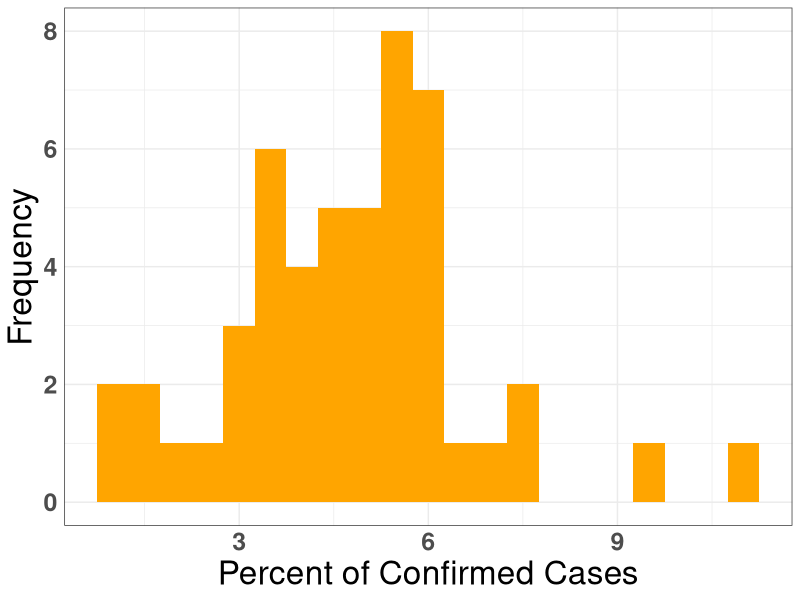
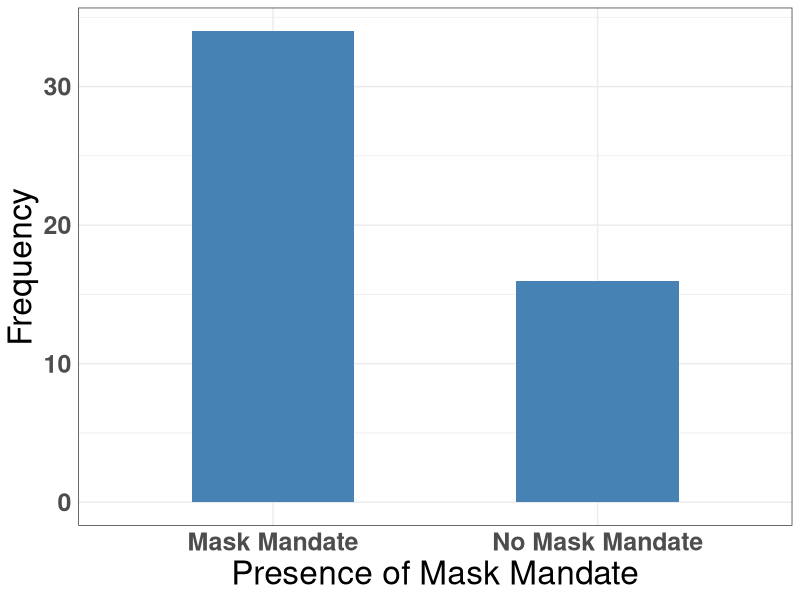
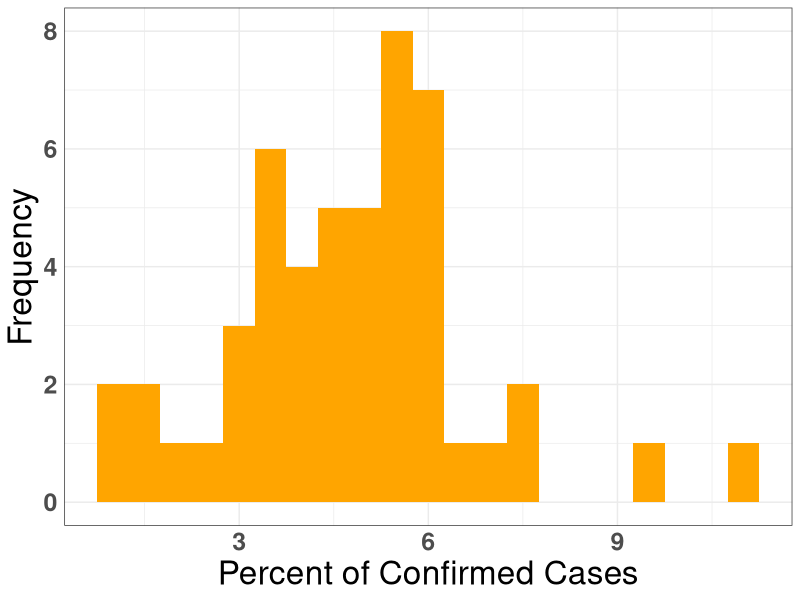
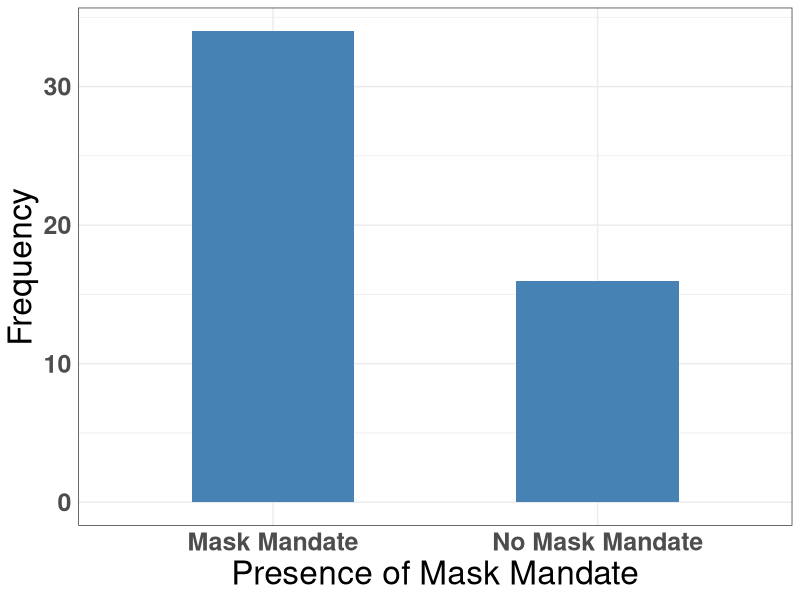

Reproduce these figures in R, in order. (Note: this script raises an error after producing the figures.)
library(readr)
data <- read.csv("cleaned_data.csv", header = TRUE)
library(dplyr)

statepop <- c(4903185, 731545, 7278717, 3017804, 39512223, 5758736, 3565287, 973764, 21477737, 10617423, 1415872, 1787065, 12671821, 6732219, 3155070, 2913314, 4467673,
              4648794, 1344212, 6045680, 6892503, 9986857, 5639632, 2976149, 6137428, 1068778, 1934408, 3080156, 1359711, 8882190, 2096829, 19453561,
              10488084, 762062, 11689100, 3956971, 4217737, 12801989, 1059361, 5148714, 884659, 6829174, 28995881, 3205958, 623989, 8535519, 7614893, 1792147,
              5822434, 578759)

# ratioconfirmed2 is the data from the last day
ratio_data <- read.csv("ratioconfirmed2.csv", header = TRUE)
ratio_data$confirm_per <- (ratio_data$Confirmed / ratio_data$statepop) * 100

# poster figures
library(ggplot2)
c <- ggplot(ratio_data, aes(x = confirm_per))
c + geom_histogram(binwidth = 0.5, fill = "orange") + 
  xlab("Percent of Confirmed Cases") + 
  ylab("Frequency") +
  theme_bw() + theme(axis.title = element_text(hjust = 0.5, size = 24),
                     axis.text.x = element_text(face="bold", size=18),
                     axis.text.y = element_text(face="bold", size=18),
                     axis.ticks = element_blank())
ggsave('cumulative.png')

new_mask <- as.factor(ifelse(ratio_data$mask == 1, "Mask Mandate", "No Mask Mandate"))
b <- ggplot(ratio_data, aes(x = new_mask))
b + geom_bar(fill = "steelblue", width = 0.5) + ylab("Frequency") + xlab("Presence of Mask Mandate") + theme_bw() +
  theme(axis.title = element_text(hjust = 0.5, size = 24),
        axis.text.x = element_text(face="bold", size=18),
        axis.text.y = element_text(face="bold", size=18),
        axis.ticks = element_blank())
ggsave('mask.png')

data$newcon <- data$New_Confirmed / rep(statepop, nrow(data) / 50)
e <- ggplot(data[which(newcon>0),], aes(x = log(newcon[which(newcon>0)])))
e + geom_histogram(binwidth = 0.5, fill = "pink", alpha = 0.8) +
  xlab("Log Proportion of Daily Confirmed Cases") + 
  ylab("Frequency") +
  theme_bw() + theme(axis.title = element_text(hjust = 0.5, size = 24),
                     axis.text.x = element_text(face="bold", size=18),
                     axis.text.y = element_text(face="bold", size=18),
                     axis.ticks = element_blank())
ggsave('logtransf.png')


# OLS models

# model for final day cumulative cases regressed on mask mandate
final <- lm(confirm_per ~ mask, data = ratio_data)
summary(final)

# model for daily new cases regressed on mask mandate
newcon <- data$New_Confirmed / rep(statepop, nrow(data) / 50)
mask <- data$mask
summary(lm(log(newcon[which(newcon > 0)]) ~ mask[which(newcon > 0)]))
plot(lm(log(newcon[which(newcon > 0)]) ~ mask[which(newcon > 0)]))

# some plots for sanity check
par(mfrow = c(1,2))
boxplot(newcon[which(mask == 1)])
boxplot(newcon[which(mask == 0)])
mean(newcon[which(mask == 1)])
mean(newcon[which(mask == 0)])
median(newcon[which(mask == 1)])
median(newcon[which(mask == 0)])
